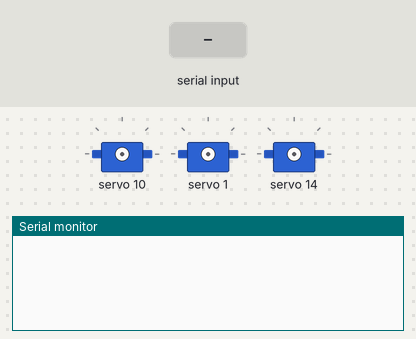
A sketch run on a simulated Arduino Uno, built with avr-gcc and run on an emulated ATmega328P. On the bench: 3 × servo, the last lines printed to the serial monitor. The inputs (shaded band) are chosen by the test bench.

Above: at 2.2 s.
2.3 s: "90,45\n" received over Serial
At 3.0 s:
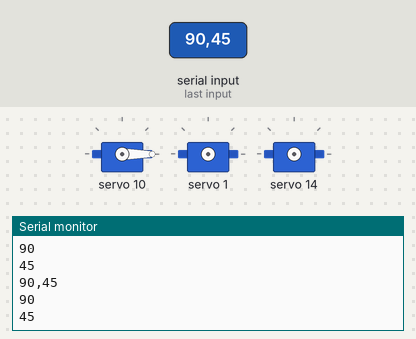
3.8 s: "1,90,45\n" received over Serial
At 4.4 s:
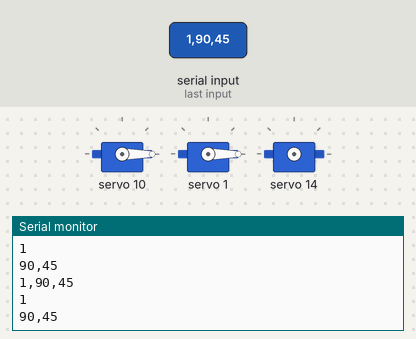
5.3 s: "30,150\n" received over Serial
At 6.7 s:
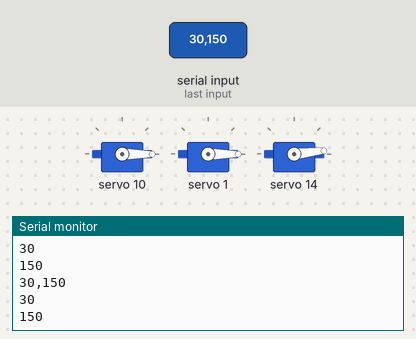
Timing chart, 0 to 8.3 s (numbered marks = the images above; inputs shaded):
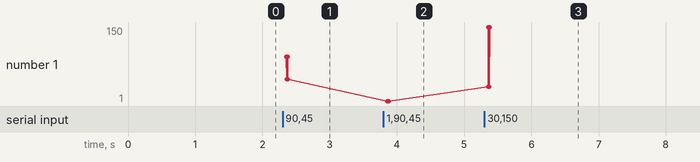

The sketch:

servo_python_Serial_25.092020.ino
```cpp
// Подклоючаем библиотеку Servo
#include <Servo.h>
//#include <Wire.h>


// Подключаем серво через i2c
#include <Wire.h>                       // Подключаем библиотеку Wire
#include <Adafruit_PWMServoDriver.h>    // Подключаем библиотеку Adafruit_PWMServoDriver

Adafruit_PWMServoDriver pwm = Adafruit_PWMServoDriver(0x40); // Установка адреса I2C 0x40

#define SERVOMIN 300//150                   // Минимальная длительность импульса для сервопривода
#define SERVOMAX 450 //600                   // Максимальная длина импульса для сервопривода

int ServoArray[] = {0, 1, 2, 3, 4, 5, 6, 7, 8, 9, 10, 11, 12, 13, 14, 15, 16, 17};

#define SERVO_0 0                       // Номер порта (0 - 15)
#define SERVO_1 1
#define SERVO_2 2
#define SERVO_3 3
#define SERVO_4 4
#define SERVO_5 5
#define SERVO_6 6
#define SERVO_7 7
#define SERVO_8 8
#define SERVO_9 9
#define SERVO_10 10
#define SERVO_11 11
#define SERVO_12 12
#define SERVO_13 13
#define SERVO_14 14
#define SERVO_15 15
#define SERVO_16 16
#define SERVO_17 17


// Создаем объект обычный
Servo Servo1;


String datafromUser,valueServo;
int indexServo;


void setup() {

    // сервы через i2c
    pwm.begin();                          // Инициализация
    pwm.setPWMFreq(60);                   // Частота следования импульсов 60 Гц
    delay(1000);                            // Пауза

    // серв обычный
    // Servo1.attach(servoPin); //серво


  //

  // код для настроек
  //pinMode( LED_BUILTIN , OUTPUT );

  // подключаем сериал порт
  Serial.begin(9600);
  Serial.setTimeout(50); // установить таймаут
}

void loop() {

  // код для повторения в цикле
  if(Serial.available() > 0)
  {
    //datafromUser=Serial.read();
    datafromUser=Serial.readString();
    if (datafromUser.indexOf(",")>0)  {
      String indexServo_str=datafromUser.substring(0,datafromUser.indexOf(","));
      indexServo=indexServo_str.toInt();
      valueServo=datafromUser.substring(datafromUser.indexOf(",")+1);
      Serial.println(indexServo);
      Serial.println(valueServo);

      Serial.println(datafromUser);
      Serial.println(indexServo);
      Serial.println(valueServo);

      pwm.setPWM(indexServo, 0, valueServo.toInt());
    }
  }

}
```

Measured:
- after the input at 2.3 s, the serial monitor: prints a new line after 0.06 s (image 1)
- after the input at 3.8 s, the serial monitor: prints a new line after 0.06 s (image 2)
- after the input at 5.3 s, the serial monitor: prints a new line after 0.06 s (image 3)
- plotted number 1: 45 → 1 after the input at 3.8 s, 1 → 150 after the input at 5.3 s
